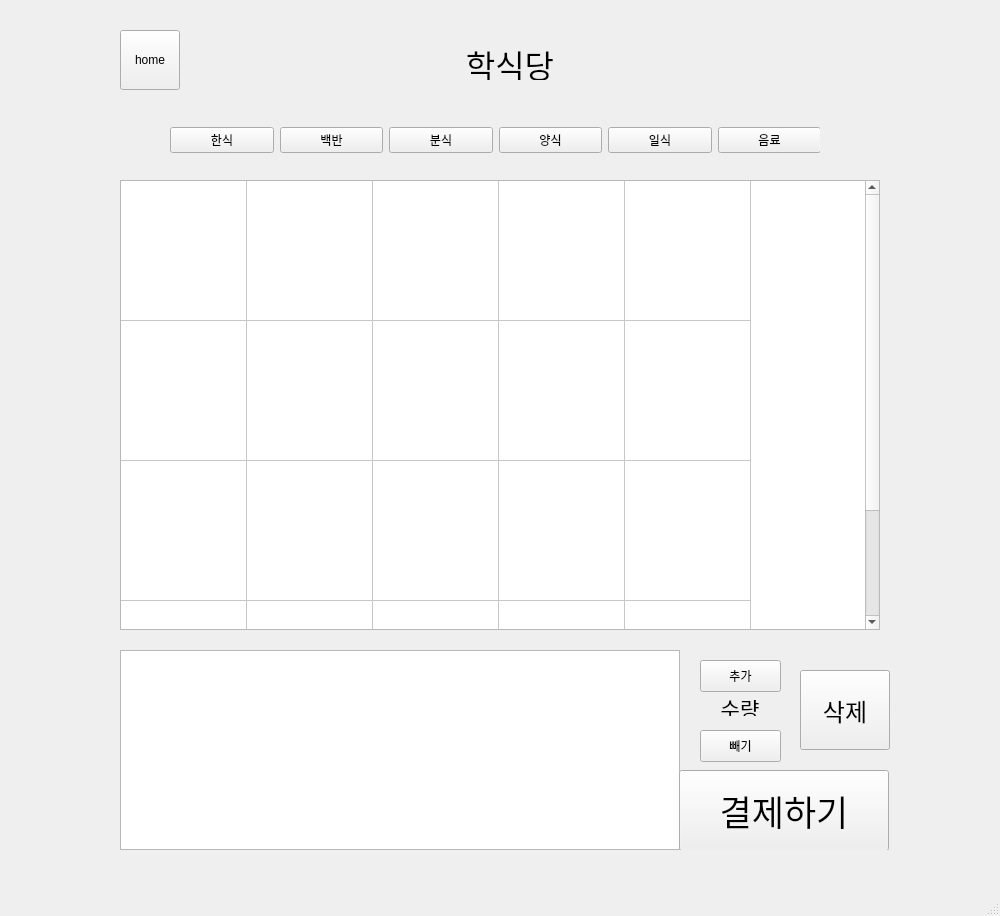
<?xml version="1.0" encoding="UTF-8"?>
<ui version="4.0">
 <class>MainWindow</class>
 <widget class="QMainWindow" name="MainWindow">
  <property name="geometry">
   <rect>
    <x>0</x>
    <y>0</y>
    <width>1000</width>
    <height>916</height>
   </rect>
  </property>
  <property name="windowTitle">
   <string>MainWindow</string>
  </property>
  <widget class="QWidget" name="centralwidget">
   <widget class="QStackedWidget" name="stackedWidget">
    <property name="geometry">
     <rect>
      <x>100</x>
      <y>100</y>
      <width>800</width>
      <height>780</height>
     </rect>
    </property>
    <property name="currentIndex">
     <number>1</number>
    </property>
    <widget class="QWidget" name="start">
     <widget class="QPushButton" name="stayButton">
      <property name="geometry">
       <rect>
        <x>160</x>
        <y>150</y>
        <width>230</width>
        <height>340</height>
       </rect>
      </property>
      <property name="font">
       <font>
        <pointsize>36</pointsize>
       </font>
      </property>
      <property name="focusPolicy">
       <enum>Qt::NoFocus</enum>
      </property>
      <property name="text">
       <string>매장 이용</string>
      </property>
     </widget>
     <widget class="QPushButton" name="takeOutButton">
      <property name="geometry">
       <rect>
        <x>410</x>
        <y>150</y>
        <width>230</width>
        <height>340</height>
       </rect>
      </property>
      <property name="font">
       <font>
        <pointsize>36</pointsize>
       </font>
      </property>
      <property name="focusPolicy">
       <enum>Qt::NoFocus</enum>
      </property>
      <property name="toolTipDuration">
       <number>0</number>
      </property>
      <property name="text">
       <string>메뉴 포장</string>
      </property>
     </widget>
     <widget class="QPushButton" name="audioButton">
      <property name="geometry">
       <rect>
        <x>160</x>
        <y>510</y>
        <width>480</width>
        <height>60</height>
       </rect>
      </property>
      <property name="font">
       <font>
        <pointsize>24</pointsize>
       </font>
      </property>
      <property name="focusPolicy">
       <enum>Qt::NoFocus</enum>
      </property>
      <property name="text">
       <string>음성으로 안내</string>
      </property>
     </widget>
    </widget>
    <widget class="QWidget" name="main">
     <widget class="QStackedWidget" name="menuStackedWidget">
      <property name="geometry">
       <rect>
        <x>20</x>
        <y>80</y>
        <width>760</width>
        <height>450</height>
       </rect>
      </property>
      <property name="currentIndex">
       <number>5</number>
      </property>
      <widget class="QWidget" name="menu1">
       <widget class="QTableWidget" name="tableWidget_1">
        <property name="geometry">
         <rect>
          <x>0</x>
          <y>0</y>
          <width>760</width>
          <height>450</height>
         </rect>
        </property>
        <property name="rowCount">
         <number>4</number>
        </property>
        <property name="columnCount">
         <number>5</number>
        </property>
        <attribute name="horizontalHeaderVisible">
         <bool>false</bool>
        </attribute>
        <attribute name="horizontalHeaderCascadingSectionResizes">
         <bool>false</bool>
        </attribute>
        <attribute name="horizontalHeaderMinimumSectionSize">
         <number>100</number>
        </attribute>
        <attribute name="horizontalHeaderDefaultSectionSize">
         <number>126</number>
        </attribute>
        <attribute name="horizontalHeaderShowSortIndicator" stdset="0">
         <bool>false</bool>
        </attribute>
        <attribute name="verticalHeaderVisible">
         <bool>false</bool>
        </attribute>
        <attribute name="verticalHeaderCascadingSectionResizes">
         <bool>false</bool>
        </attribute>
        <attribute name="verticalHeaderMinimumSectionSize">
         <number>10</number>
        </attribute>
        <attribute name="verticalHeaderDefaultSectionSize">
         <number>140</number>
        </attribute>
        <row/>
        <row/>
        <row/>
        <row/>
        <column/>
        <column/>
        <column/>
        <column/>
        <column/>
       </widget>
      </widget>
      <widget class="QWidget" name="menu2">
       <widget class="QTableWidget" name="tableWidget_2">
        <property name="geometry">
         <rect>
          <x>0</x>
          <y>0</y>
          <width>760</width>
          <height>450</height>
         </rect>
        </property>
        <property name="rowCount">
         <number>4</number>
        </property>
        <property name="columnCount">
         <number>5</number>
        </property>
        <attribute name="horizontalHeaderVisible">
         <bool>false</bool>
        </attribute>
        <attribute name="horizontalHeaderMinimumSectionSize">
         <number>100</number>
        </attribute>
        <attribute name="horizontalHeaderDefaultSectionSize">
         <number>126</number>
        </attribute>
        <attribute name="verticalHeaderVisible">
         <bool>false</bool>
        </attribute>
        <attribute name="verticalHeaderMinimumSectionSize">
         <number>10</number>
        </attribute>
        <attribute name="verticalHeaderDefaultSectionSize">
         <number>140</number>
        </attribute>
        <row/>
        <row/>
        <row/>
        <row/>
        <column/>
        <column/>
        <column/>
        <column/>
        <column/>
       </widget>
      </widget>
      <widget class="QWidget" name="menu3">
       <widget class="QTableWidget" name="tableWidget_3">
        <property name="geometry">
         <rect>
          <x>0</x>
          <y>0</y>
          <width>760</width>
          <height>450</height>
         </rect>
        </property>
        <property name="rowCount">
         <number>4</number>
        </property>
        <property name="columnCount">
         <number>5</number>
        </property>
        <attribute name="horizontalHeaderVisible">
         <bool>false</bool>
        </attribute>
        <attribute name="horizontalHeaderMinimumSectionSize">
         <number>100</number>
        </attribute>
        <attribute name="horizontalHeaderDefaultSectionSize">
         <number>126</number>
        </attribute>
        <attribute name="verticalHeaderVisible">
         <bool>false</bool>
        </attribute>
        <attribute name="verticalHeaderMinimumSectionSize">
         <number>1</number>
        </attribute>
        <attribute name="verticalHeaderDefaultSectionSize">
         <number>140</number>
        </attribute>
        <row/>
        <row/>
        <row/>
        <row/>
        <column/>
        <column/>
        <column/>
        <column/>
        <column/>
       </widget>
      </widget>
      <widget class="QWidget" name="menu4">
       <widget class="QTableWidget" name="tableWidget_4">
        <property name="geometry">
         <rect>
          <x>0</x>
          <y>0</y>
          <width>760</width>
          <height>450</height>
         </rect>
        </property>
        <property name="rowCount">
         <number>4</number>
        </property>
        <property name="columnCount">
         <number>5</number>
        </property>
        <attribute name="horizontalHeaderVisible">
         <bool>false</bool>
        </attribute>
        <attribute name="horizontalHeaderMinimumSectionSize">
         <number>100</number>
        </attribute>
        <attribute name="horizontalHeaderDefaultSectionSize">
         <number>126</number>
        </attribute>
        <attribute name="verticalHeaderVisible">
         <bool>false</bool>
        </attribute>
        <attribute name="verticalHeaderDefaultSectionSize">
         <number>140</number>
        </attribute>
        <row/>
        <row/>
        <row/>
        <row/>
        <column/>
        <column/>
        <column/>
        <column/>
        <column/>
       </widget>
      </widget>
      <widget class="QWidget" name="menu5">
       <widget class="QTableWidget" name="tableWidget_5">
        <property name="geometry">
         <rect>
          <x>0</x>
          <y>0</y>
          <width>760</width>
          <height>450</height>
         </rect>
        </property>
        <property name="rowCount">
         <number>4</number>
        </property>
        <property name="columnCount">
         <number>5</number>
        </property>
        <attribute name="horizontalHeaderVisible">
         <bool>false</bool>
        </attribute>
        <attribute name="horizontalHeaderMinimumSectionSize">
         <number>100</number>
        </attribute>
        <attribute name="horizontalHeaderDefaultSectionSize">
         <number>126</number>
        </attribute>
        <attribute name="verticalHeaderVisible">
         <bool>false</bool>
        </attribute>
        <attribute name="verticalHeaderDefaultSectionSize">
         <number>140</number>
        </attribute>
        <row/>
        <row/>
        <row/>
        <row/>
        <column/>
        <column/>
        <column/>
        <column/>
        <column/>
       </widget>
      </widget>
      <widget class="QWidget" name="menu6">
       <widget class="QTableWidget" name="tableWidget_6">
        <property name="geometry">
         <rect>
          <x>0</x>
          <y>0</y>
          <width>760</width>
          <height>450</height>
         </rect>
        </property>
        <property name="focusPolicy">
         <enum>Qt::NoFocus</enum>
        </property>
        <property name="editTriggers">
         <set>QAbstractItemView::NoEditTriggers</set>
        </property>
        <property name="selectionMode">
         <enum>QAbstractItemView::NoSelection</enum>
        </property>
        <property name="rowCount">
         <number>4</number>
        </property>
        <property name="columnCount">
         <number>5</number>
        </property>
        <attribute name="horizontalHeaderVisible">
         <bool>false</bool>
        </attribute>
        <attribute name="horizontalHeaderMinimumSectionSize">
         <number>100</number>
        </attribute>
        <attribute name="horizontalHeaderDefaultSectionSize">
         <number>126</number>
        </attribute>
        <attribute name="verticalHeaderVisible">
         <bool>false</bool>
        </attribute>
        <attribute name="verticalHeaderDefaultSectionSize">
         <number>140</number>
        </attribute>
        <row/>
        <row/>
        <row/>
        <row/>
        <column/>
        <column/>
        <column/>
        <column/>
        <column/>
       </widget>
      </widget>
     </widget>
     <widget class="QWidget" name="widget" native="true">
      <property name="geometry">
       <rect>
        <x>70</x>
        <y>0</y>
        <width>650</width>
        <height>80</height>
       </rect>
      </property>
      <widget class="QWidget" name="horizontalLayoutWidget">
       <property name="geometry">
        <rect>
         <x>0</x>
         <y>0</y>
         <width>651</width>
         <height>81</height>
        </rect>
       </property>
       <layout class="QHBoxLayout" name="horizontalLayout">
        <item>
         <widget class="QPushButton" name="menuButton_1">
          <property name="enabled">
           <bool>true</bool>
          </property>
          <property name="focusPolicy">
           <enum>Qt::NoFocus</enum>
          </property>
          <property name="text">
           <string>한식</string>
          </property>
         </widget>
        </item>
        <item>
         <widget class="QPushButton" name="menuButton_2">
          <property name="focusPolicy">
           <enum>Qt::NoFocus</enum>
          </property>
          <property name="text">
           <string>백반</string>
          </property>
         </widget>
        </item>
        <item>
         <widget class="QPushButton" name="menuButton_3">
          <property name="focusPolicy">
           <enum>Qt::NoFocus</enum>
          </property>
          <property name="text">
           <string>분식</string>
          </property>
         </widget>
        </item>
        <item>
         <widget class="QPushButton" name="menuButton_4">
          <property name="focusPolicy">
           <enum>Qt::NoFocus</enum>
          </property>
          <property name="text">
           <string>양식</string>
          </property>
         </widget>
        </item>
        <item>
         <widget class="QPushButton" name="menuButton_5">
          <property name="focusPolicy">
           <enum>Qt::NoFocus</enum>
          </property>
          <property name="text">
           <string>일식</string>
          </property>
         </widget>
        </item>
        <item>
         <widget class="QPushButton" name="menuButton_6">
          <property name="focusPolicy">
           <enum>Qt::NoFocus</enum>
          </property>
          <property name="text">
           <string>음료</string>
          </property>
         </widget>
        </item>
       </layout>
      </widget>
     </widget>
     <widget class="QWidget" name="payWidget" native="true">
      <property name="geometry">
       <rect>
        <x>0</x>
        <y>550</y>
        <width>800</width>
        <height>200</height>
       </rect>
      </property>
      <widget class="QListWidget" name="selectMenuList">
       <property name="geometry">
        <rect>
         <x>20</x>
         <y>0</y>
         <width>560</width>
         <height>200</height>
        </rect>
       </property>
       <property name="font">
        <font>
         <pointsize>14</pointsize>
        </font>
       </property>
       <property name="focusPolicy">
        <enum>Qt::ClickFocus</enum>
       </property>
      </widget>
      <widget class="QPushButton" name="payButton">
       <property name="geometry">
        <rect>
         <x>579</x>
         <y>120</y>
         <width>210</width>
         <height>81</height>
        </rect>
       </property>
       <property name="font">
        <font>
         <pointsize>26</pointsize>
        </font>
       </property>
       <property name="focusPolicy">
        <enum>Qt::NoFocus</enum>
       </property>
       <property name="text">
        <string>결제하기</string>
       </property>
      </widget>
      <widget class="QPushButton" name="deleteMenuButton">
       <property name="geometry">
        <rect>
         <x>700</x>
         <y>20</y>
         <width>90</width>
         <height>80</height>
        </rect>
       </property>
       <property name="font">
        <font>
         <pointsize>18</pointsize>
        </font>
       </property>
       <property name="focusPolicy">
        <enum>Qt::NoFocus</enum>
       </property>
       <property name="text">
        <string>삭제</string>
       </property>
      </widget>
      <widget class="QLabel" name="label_2">
       <property name="geometry">
        <rect>
         <x>610</x>
         <y>50</y>
         <width>60</width>
         <height>16</height>
        </rect>
       </property>
       <property name="font">
        <font>
         <pointsize>16</pointsize>
        </font>
       </property>
       <property name="text">
        <string>수량</string>
       </property>
       <property name="alignment">
        <set>Qt::AlignCenter</set>
       </property>
      </widget>
      <widget class="QPushButton" name="addCountButton">
       <property name="geometry">
        <rect>
         <x>600</x>
         <y>10</y>
         <width>81</width>
         <height>32</height>
        </rect>
       </property>
       <property name="focusPolicy">
        <enum>Qt::NoFocus</enum>
       </property>
       <property name="text">
        <string>추가</string>
       </property>
      </widget>
      <widget class="QPushButton" name="deleteCountButton">
       <property name="geometry">
        <rect>
         <x>600</x>
         <y>80</y>
         <width>81</width>
         <height>32</height>
        </rect>
       </property>
       <property name="focusPolicy">
        <enum>Qt::NoFocus</enum>
       </property>
       <property name="text">
        <string>빼기</string>
       </property>
      </widget>
     </widget>
    </widget>
    <widget class="QWidget" name="pay">
     <widget class="QLabel" name="label">
      <property name="geometry">
       <rect>
        <x>250</x>
        <y>300</y>
        <width>300</width>
        <height>100</height>
       </rect>
      </property>
      <property name="font">
       <font>
        <pointsize>50</pointsize>
       </font>
      </property>
      <property name="text">
       <string>주문 완료</string>
      </property>
      <property name="alignment">
       <set>Qt::AlignCenter</set>
      </property>
     </widget>
    </widget>
   </widget>
   <widget class="QWidget" name="widget" native="true">
    <property name="geometry">
     <rect>
      <x>100</x>
      <y>20</y>
      <width>800</width>
      <height>80</height>
     </rect>
    </property>
    <widget class="QLabel" name="title">
     <property name="geometry">
      <rect>
       <x>250</x>
       <y>20</y>
       <width>320</width>
       <height>40</height>
      </rect>
     </property>
     <property name="text">
      <string>&lt;html&gt;&lt;head/&gt;&lt;body&gt;&lt;p align=&quot;center&quot;&gt;&lt;span style=&quot; font-size:24pt;&quot;&gt;학식당&lt;/span&gt;&lt;/p&gt;&lt;/body&gt;&lt;/html&gt;</string>
     </property>
    </widget>
    <widget class="QPushButton" name="homeButton">
     <property name="geometry">
      <rect>
       <x>20</x>
       <y>10</y>
       <width>60</width>
       <height>60</height>
      </rect>
     </property>
     <property name="text">
      <string>home</string>
     </property>
    </widget>
   </widget>
  </widget>
  <widget class="QStatusBar" name="statusbar"/>
 </widget>
 <resources/>
 <connections/>
</ui>
